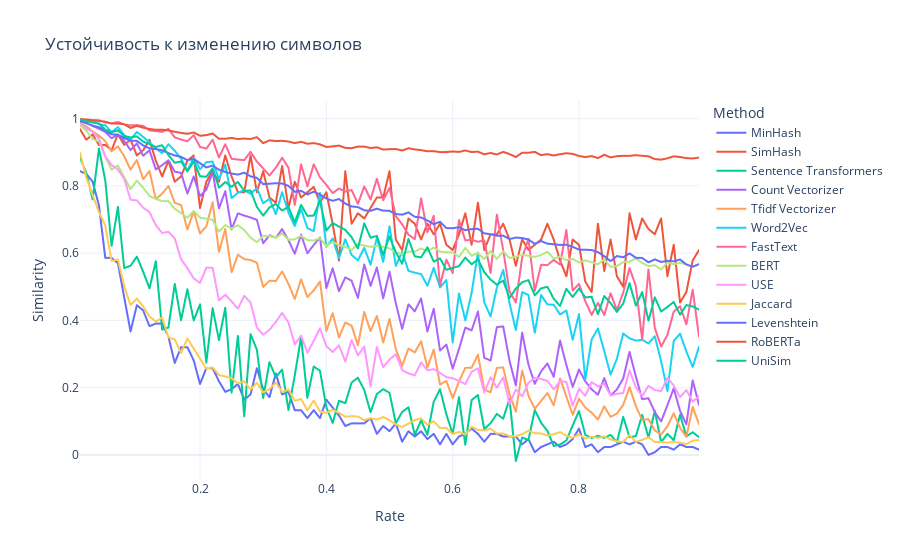

Write notebook code for a chart like this one.
### Code cell
import plotly.express as px
import plotly.graph_objects as go

fig = px.line(
    results,
    x="rate",
    y="similarity",
    color="method",
    title="Устойчивость к изменению символов",
    labels={"rate": "Rate", "similarity": "Similarity", "method": "Method"},
    line_shape="linear",
)

fig.update_layout(
    xaxis_title="Rate",
    yaxis_title="Similarity",
    legend_title="Method",
    hovermode="x unified",
    template="plotly_white", 
)
